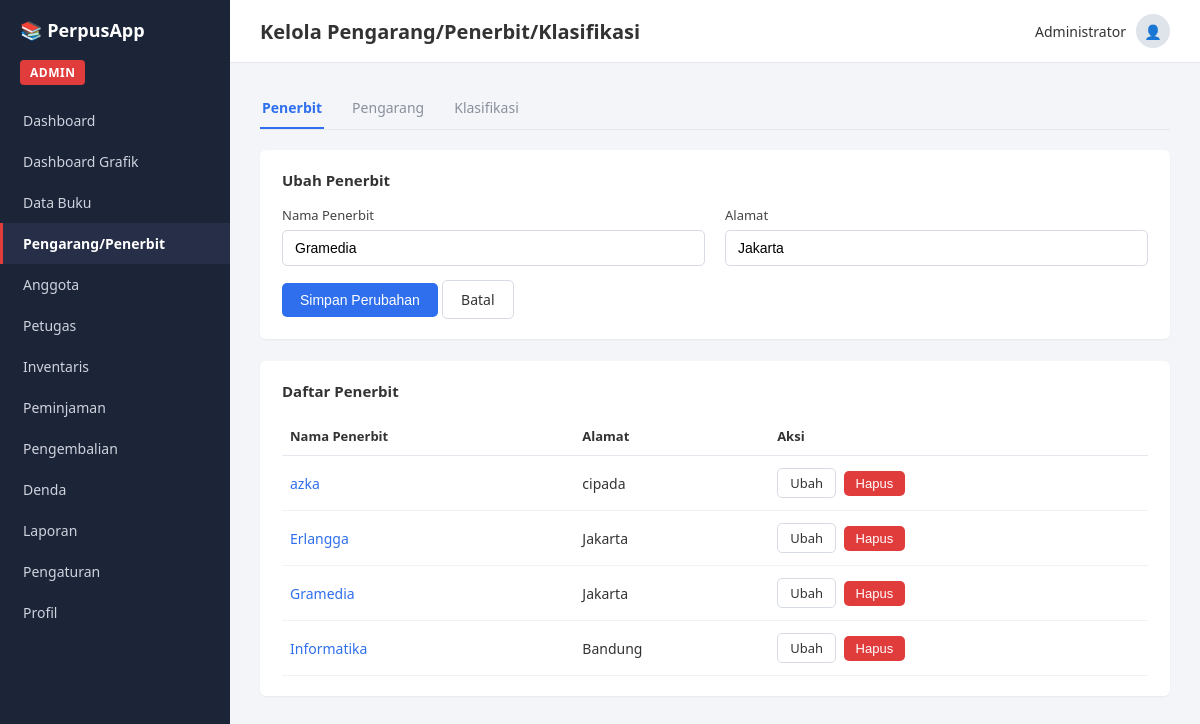
The page /pengarang_penerbit.php?tab=penerbit&edit_id=2 on the database its author committed.
### tables this page shows
CREATE TABLE `penerbit` (
  `kd_penerbit` int(11) NOT NULL,
  `nm_penerbit` varchar(150) NOT NULL,
  `alamat` text DEFAULT NULL
);

### pengarang_penerbit.php (the view, shortened to what this page needs)
<?php
require 'config.php';
$tab = $_GET['tab'] ?? 'penerbit';
$penerbitList = $pdo->query("SELECT * FROM penerbit ORDER BY nm_penerbit ASC")->fetchAll();
$editPenerbit = null;
if ($tab === 'penerbit' && isset($_GET['edit_id'])) {
    $stmt = $pdo->prepare("SELECT * FROM penerbit WHERE kd_penerbit=?");
    $stmt->execute([$_GET['edit_id']]);
    $editPenerbit = $stmt->fetch();
}
?>
<!DOCTYPE html>
<html lang="id">
<head>
<link rel="stylesheet" href="assets/style.css">
</head>
<body>
<div class="layout">
    <?php include 'includes/sidebar.php'; ?>
    <div class="main">
        <?php include 'includes/header.php'; ?>
        <div class="content">
            <div class="tabs">
                <a href="?tab=penerbit" class="<?= $tab === 'penerbit' ? 'active' : '' ?>">Penerbit</a>
                <a href="?tab=pengarang" class="<?= $tab === 'pengarang' ? 'active' : '' ?>">Pengarang</a>
                <a href="?tab=klasifikasi" class="<?= $tab === 'klasifikasi' ? 'active' : '' ?>">Klasifikasi</a>
            </div>
            <?php if ($tab === 'penerbit'): ?>
                <div class="card">
                    <h2><?= $editPenerbit ? 'Ubah Penerbit' : 'Tambah Penerbit' ?></h2>
                    <form method="post">
                        <div class="form-row">
                            <div class="form-group">
                                <label>Nama Penerbit</label>
                                <input type="text" name="nm_penerbit" required value="<?= htmlspecialchars($editPenerbit['nm_penerbit'] ?? '') ?>">
                            </div>
                            <div class="form-group">
                                <label>Alamat</label>
                                <input type="text" name="alamat" value="<?= htmlspecialchars($editPenerbit['alamat'] ?? '') ?>">
                            </div>
                        </div>
                        <button type="submit" name="<?= $editPenerbit ? 'edit' : 'add' ?>" class="btn btn-primary">
                            <?= $editPenerbit ? 'Simpan Perubahan' : 'Tambah' ?>
                        </button>
                        <?php if ($editPenerbit): ?>
                            <a href="pengarang_penerbit.php?tab=penerbit" class="btn btn-outline">Batal</a>
                        <?php endif; ?>
                    </form>
                </div>
                <div class="card">
                    <h2>Daftar Penerbit</h2>
                    <table>
                        <thead><tr><th>Nama Penerbit</th><th>Alamat</th><th>Aksi</th></tr></thead>
                        <tbody>
                        <?php foreach ($penerbitList as $row): ?>
                            <tr>
                                <td class="link-name"><?= htmlspecialchars($row['nm_penerbit']) ?></td>
                                <td><?= htmlspecialchars($row['alamat']) ?></td>
                                <td>
                                    <a class="btn btn-outline btn-sm" href="?tab=penerbit&edit_id=<?= $row['kd_penerbit'] ?>">Ubah</a>
                                    <form method="post" style="display:inline" onsubmit="return confirm('Hapus penerbit ini?');">
                                        <button type="submit" name="delete" class="btn btn-danger btn-sm">Hapus</button>
                                    </form>
                                </td>
                            </tr>
                        <?php endforeach; ?>
                        </tbody>
                    </table>
                </div>
            <?php endif; ?>
        </div>
    </div>
</div>
</body>
</html>

### assets/style.css (style rules this page uses)
* { box-sizing: border-box; }
body { margin: 0; font-family: 'Segoe UI', Arial, sans-serif; background: #f3f5f9; color: #333; }
.layout { display: flex; min-height: 100vh; }
.main { flex: 1; display: flex; flex-direction: column; min-width: 0; }
.content { padding: 25px 30px; }
.card { background: #fff; border-radius: 6px; padding: 20px 22px; margin-bottom: 22px; box-shadow: 0 1px 2px rgba(0,0,0,0.05); }
.card h2 { font-size: 15px; margin: 0 0 16px 0; }
.tabs { display: flex; gap: 26px; border-bottom: 1px solid #e5e8ee; margin-bottom: 20px; }
.tabs a { padding: 10px 2px; text-decoration: none; color: #8a8f9c; font-size: 14px; border-bottom: 2px solid transparent; }
.tabs a.active { color: #2f6fed; border-bottom-color: #2f6fed; font-weight: 600; }
.form-row { display: flex; gap: 20px; flex-wrap: wrap; margin-bottom: 14px; }
.form-group { flex: 1; min-width: 200px; }
.form-group label { display: block; font-size: 13px; margin-bottom: 6px; color: #444; }
.form-group input, .form-group select, .form-group textarea { width: 100%; padding: 9px 12px; border: 1px solid #d7dbe3; border-radius: 5px; font-size: 14px; }
.btn { display: inline-block; border: none; padding: 9px 18px; border-radius: 5px; font-size: 14px; cursor: pointer; text-decoration: none; }
.btn-primary { background: #2f6fed; color: #fff; }
.btn-outline { background: #fff; border: 1px solid #d7dbe3; color: #333; }
.btn-danger { background: #e13c3c; color: #fff; }
.btn-sm { padding: 5px 12px; font-size: 13px; margin-right: 4px; }
table { width: 100%; border-collapse: collapse; }
thead th { text-align: left; font-size: 13px; color: #333; padding: 10px 8px; border-bottom: 1px solid #e5e8ee; }
tbody td { padding: 12px 8px; font-size: 14px; border-bottom: 1px solid #f0f2f6; color: #333; }
.link-name { color: #2f6fed; }

### rows shown on the page
penerbit: nm_penerbit "Gramedia", alamat "Jakarta"
penerbit: nm_penerbit "azka", alamat "cipada"
penerbit: nm_penerbit "Erlangga", alamat "Jakarta"
penerbit: nm_penerbit "Informatika", alamat "Bandung"

### other values the page prints
$item['label'] "Dashboard"
$item['label'] "Dashboard Grafik"
$item['label'] "Data Buku"
$item['label'] "Pengarang/Penerbit"
$item['label'] "Anggota"
$item['label'] "Petugas"
$item['label'] "Inventaris"
$item['label'] "Peminjaman"
$item['label'] "Pengembalian"
$item['label'] "Denda"
$item['label'] "Laporan"
$item['label'] "Pengaturan"
$item['label'] "Profil"
$pageTitle "Kelola Pengarang/Penerbit/Klasifikasi"
